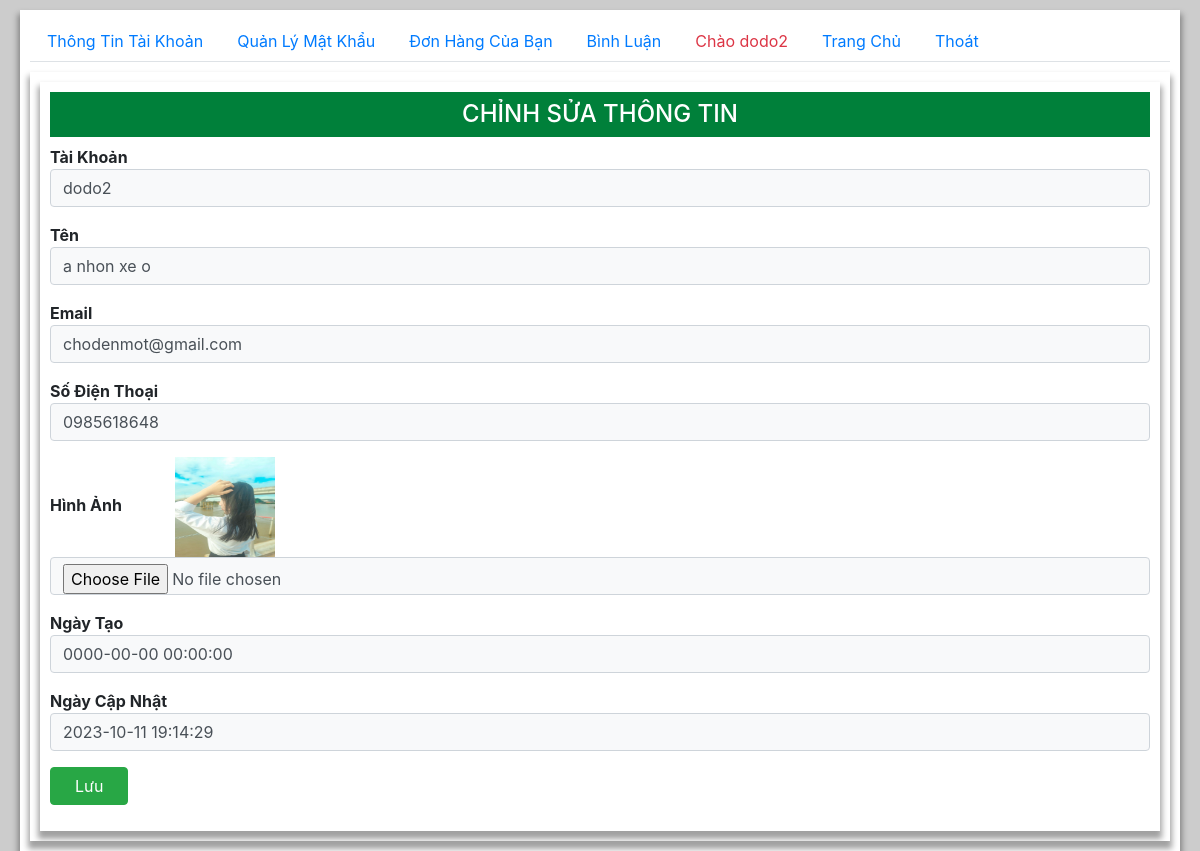
Page /user/user.php (signed in) on the committed database.
### tables this page shows
CREATE TABLE `usr` (
  `username` varchar(20) NOT NULL,
  `pass` varchar(255) NOT NULL,
  `name` varchar(50) NOT NULL,
  `img` varchar(255) NOT NULL,
  `email` varchar(255) NOT NULL,
  `SDT` varchar(15) NOT NULL,
  `role` int(11) NOT NULL COMMENT '0 là admin 1 là user',
  `create_at` datetime NOT NULL,
  `update_at` datetime NOT NULL,
  `deleted` int(11) NOT NULL COMMENT '0 là tồn tại 1 là đã xóa'
);

### user/info.php (the view, shortened to what this page needs)
<html>
<head>
   <link href='https://unpkg.com/boxicons@2.0.9/css/boxicons.min.css' rel='stylesheet'>
   <link rel="stylesheet" href="https://maxcdn.bootstrapcdn.com/bootstrap/4.4.1/css/bootstrap.min.css">
   <link rel="stylesheet" href="./main.css">
</head>
<body>
   <div class="container">
   <?php require_once "user-menu.php";?>
   <div class="tab-content">
      <div class="tab-pane active" id="">
      <?php
        require '../model/conn.php';
        $username=$_COOKIE['usr'];
        if($username!=""){
            $h2="CHỈNH SỬA THÔNG TIN";
            $stmt = $conn -> prepare("SELECT * FROM usr WHERE username = '$username'");
            $stmt->execute();
            $user = $stmt->fetch();
        }
      ?>
      <div class="container m-auto">
      <h2 class="py-2 text-center h4 "><?= $h2 ?></h2>
      <form action="" method="post" enctype="multipart/form-data">
            <div class="mb-3">
                <label for="">Tài Khoản</label>
                <input type="text" name="id" value="<?= $user[0]??"" ?>" disabled class="form-control bg-light" >
            </div>
            <div class="mb-3">
                <label for="">Tên</label>
                <input type="text" name="name" value="<?= $user[2]??"" ?>" required class="form-control bg-light" >
            </div>
            <div class="mb-3">
                <label for="">Email</label>
                <input type="text" name="email" value="<?= $user[4]??"" ?>" required class="form-control bg-light" >
            </div>
            <div class="mb-3">
                <label for="">Số Điện Thoại</label>
                <input type="text" name="phone" value="<?= $user[5]??"" ?>" required class="form-control bg-light" >
            </div>
            <div class="mb-3">
                <label for="img">Hình Ảnh</label>
                <img width="100px" height="100px" src="../uploads_user/<?= $user[3]??"" ?>" alt="">
                <input type="file" name="img" value="<?= $user[3]??"" ?>" class="form-control bg-light" >
            </div>
            <div class="mb-3">
                <label for="">Ngày Tạo</label>
                <input type="text" value="<?= $user[7]??"" ?>" disabled class="form-control bg-light" >
            </div>
            <div class="mb-3">
                <label for="">Ngày Cập Nhật</label>
                <input type="text" value="<?= $user[8]??"" ?>" disabled class="form-control bg-light" >
            </div>
            <button class="btn btn-success px-4" name="submit">Lưu</button>
      </form>
      </div>
      </div>
   </div>
   </div>
</body>
</html>

### user/main.css (style rules this page uses)
body { width: 100%; min-height:100vh; background: #ccc; padding-left: 20px; padding-right: 20px; }
.container { margin: auto; margin-top: 10px; width: 100%; padding: 10px; overflow: hidden; background: #fff; box-shadow: 0 6px 6px 2px rgba(0, 0, 0, 0.372) ; }
.container h2 { background: rgb(0, 128, 58); color: #fff; }
label { min-width: 120px; font-weight: 700; margin: 0; }
button { border: 1px double #333; border-radius: 3px; outline: none; }
@media (min-width: 1200px) { .container, .container-lg, .container-md, .container-sm, .container-xl { max-width: 100%; } }
@media (min-width: 992px) { .container, .container-lg, .container-md, .container-sm { max-width: 100%; } }
@media (min-width: 768px) { .container, .container-md, .container-sm { max-width: 100%; } }
@media (min-width: 576px) { .container, .container-sm { max-width: 100%; } }

### rows in the picture
usr: id "dodo2", name "a nhon xe o", email "chodenmot@gmail.com", phone "0985618648", img (picture), create_at "0000-00-00 00:00:00", update_at "2023-10-11 19:14:29"

### other values in the picture
$_COOKIE['usr'] "dodo2"
$h2 "CHỈNH SỬA THÔNG TIN"
